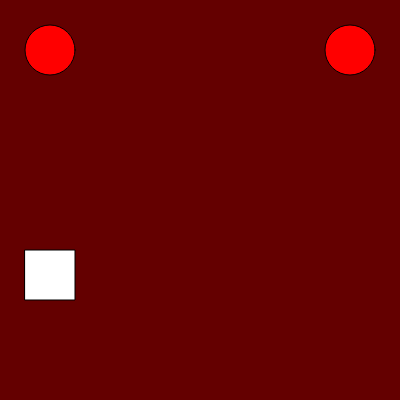
Frame 1 (no input)
Frame 60 (no input): identical to frame 1, image omitted
Frame 120 (the mouse pressed at the canvas centre since frame 60): identical to frame 1, image omitted

The p5.js sketch that drew this single still picture (run headless with seeded random() and noise() and a simulated clock; from frame 60 on, the mouse is pressed at the canvas centre):

// p5.js sketch
// ── sketch.js
function setup(){
  createCanvas(400,400);
}

function draw() {
  background(100,0,0);
  fill('red');
  circle(50,50,50);
  circle(width-50,50,50);
  
  if (keyIsPressed === true) {
    fill(0);
  } else {
    fill(255);
  }
  rect(25, 250, 50, 50);
}
